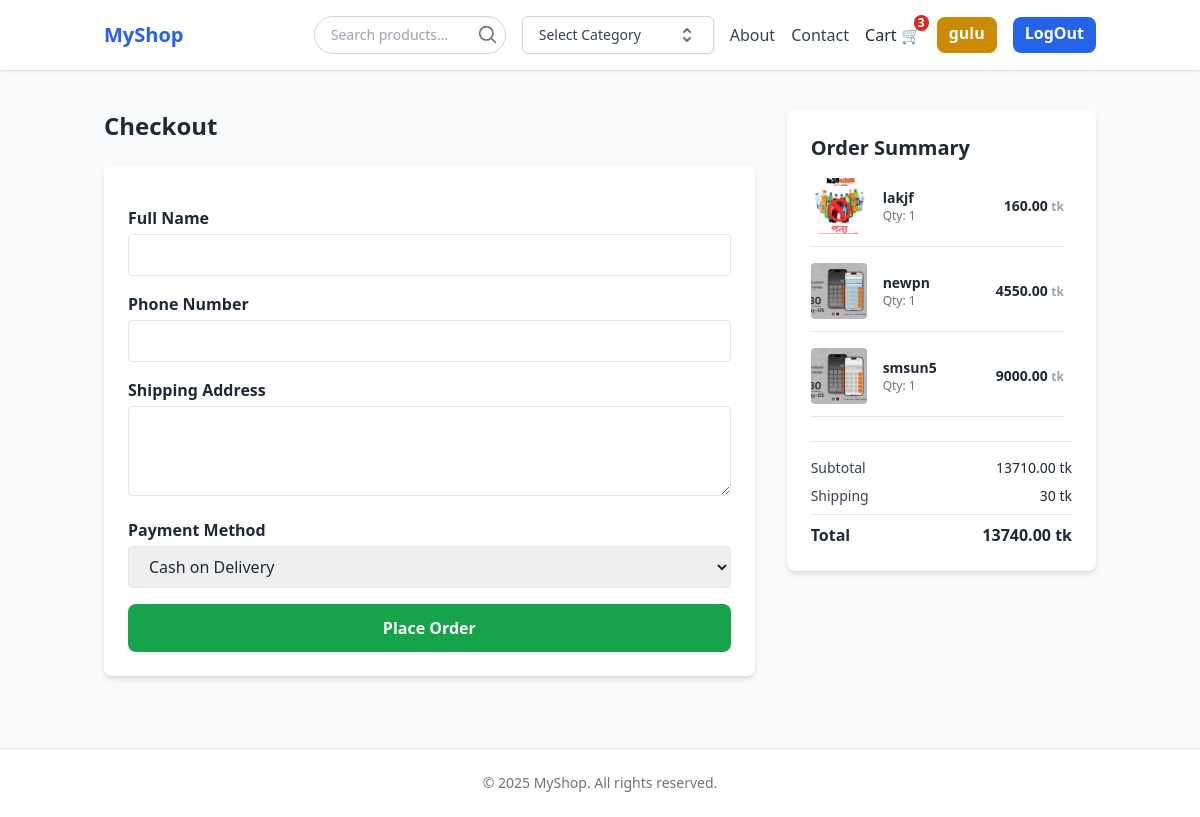
Page /checkout/ (signed in) on the earlier database version.
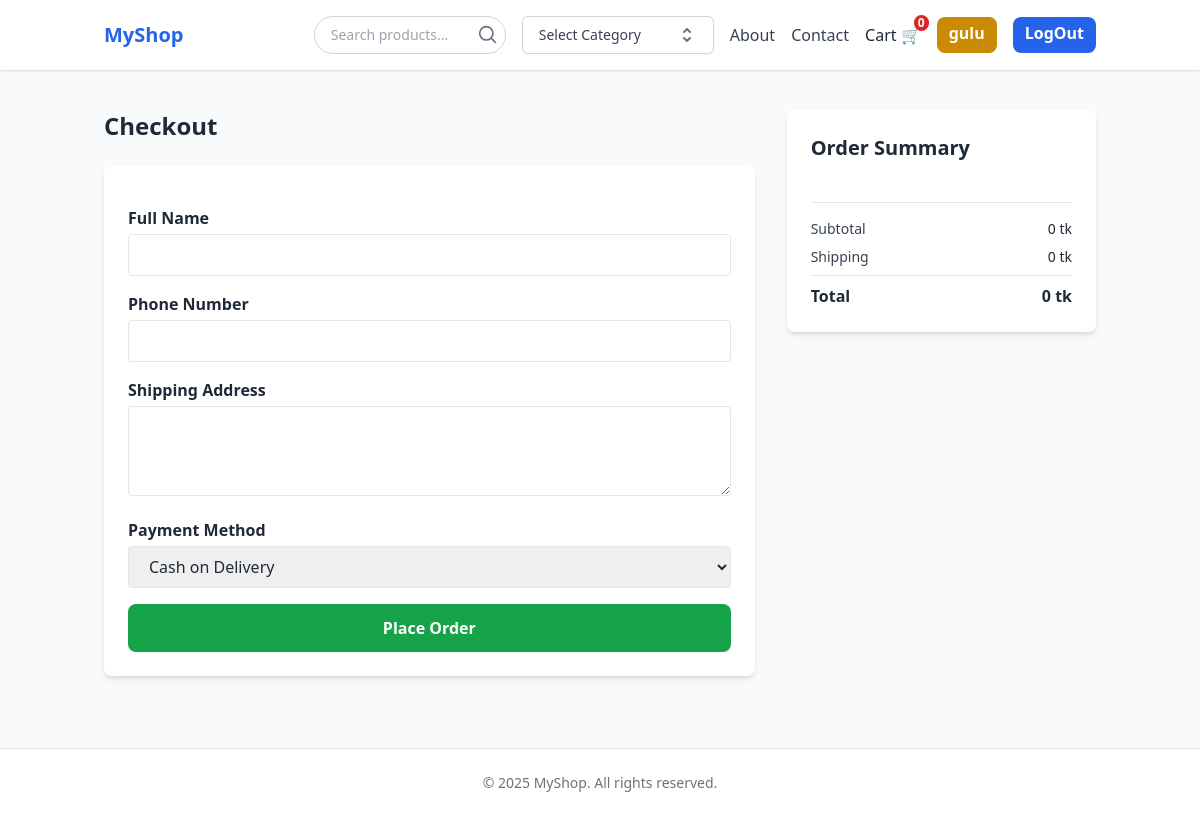
Same page on the later database version.
### cart/models.py (models this page shows, shortened)
class CartItem(models.Model):
    cart = models.ForeignKey(Cart, on_delete=models.CASCADE, related_name='items')
    product = models.ForeignKey(Product, on_delete=models.CASCADE)
    quantity = models.PositiveIntegerField(default=1, validators=[MinValueValidator(1)])
    is_selected = models.BooleanField(default=True)
    added_at = models.DateTimeField(auto_now_add=True)

### store/models.py (models this page shows, shortened)
class Product(models.Model):
    name = models.CharField(max_length=100)
    price = models.DecimalField(max_digits=10, decimal_places=2)
    category = models.ForeignKey(Category, on_delete=models.CASCADE, default=1)
    description = models.CharField(max_length=255, blank=True, null=True)
    image = models.ImageField(upload_to='products/')
    on_sale = models.BooleanField(default=False)
    sale_price = models.DecimalField(default=0, max_digits=10, decimal_places=2)

### payments/views.py (the view)
# urls.py: path('', views.order_details, name='checkout'),
def order_details(request):
    cart = CartManager(request)
    cart_items, subtotal_price =cart.cart_products()
    shipping = 30 if subtotal_price!=0 else 0
    total = subtotal_price+shipping
    return render(request, 'payments/checkout.html', {'cart_products': cart_items, 'subtotal': subtotal_price, 'shipping': shipping, 'total': total})

### cart/cart.py (called while the page is built)
    def cart_products(self):
        cart_items = self.cart.items.select_related("product")
        total = self.checkout_totals(cart_items)
        return cart_items, total

    def checkout_totals(self, cart_items):
        return sum((p.product.sale_price if p.product.on_sale else p.product.price) * p.quantity for p in cart_items)

    def __getattr__(self, name):
        return getattr(self.cart, name)

### cart/context_processors.py (called while the page is built)
def cart(request):
    if request.user.is_authenticated and not request.user.is_staff:
        cart = loggedUserCart.objects.filter(user=request.user, is_active=True).order_by('-created_at').first()
        if not cart:
            cart = loggedUserCart.objects.create(user=request.user, is_active=True)
        return {
            'cart': cart,
            'prod_count': cart.cart_total_items,
        }
    else:
        cart = SessionCart(request)
        return {
            'cart': cart,
            'prod_count': sum(cart.cart.values()),
        }

### cart/models.py (called while the page is built)
    @property
    def cart_total_items(self):
        return self.items.aggregate(total=Sum('quantity'))['total'] or 0

### payments/templates/payments/checkout.html (shortened to what this page needs)
{% extends 'store/base.html' %}
{% block content %}
<div class="max-w-6xl mx-auto max-h-full px-4 py-10 grid grid-cols-1 lg:grid-cols-3 gap-8">
  <div class="lg:col-span-2">
    <h1 class="text-2xl font-bold mb-6">Checkout</h1>
    <form method="POST" action="" class="bg-white shadow-md rounded-lg p-6 space-y-4">
      <div>
        <label class="block font-semibold mb-1">Full Name</label>
        <input type="text" name="full_name" required class="w-full border rounded px-4 py-2">
      </div>
      <div>
        <label class="block font-semibold mb-1">Phone Number</label>
        <input type="text" name="phone" required class="w-full border rounded px-4 py-2">
      </div>
      <div>
        <label class="block font-semibold mb-1">Shipping Address</label>
        <textarea name="address" rows="3" required class="w-full border rounded px-4 py-2"></textarea>
      </div>
      <div>
        <label class="block font-semibold mb-1">Payment Method</label>
        <select name="payment_method" id="payment-method" class="w-full border rounded px-4 py-2">
          <option value="cod">Cash on Delivery</option>
        </select>
      </div>
      <button type="submit" class="w-full mt-4 bg-green-600 hover:bg-green-700 text-white py-3 rounded-lg font-semibold transition">
        Place Order
      </button>
    </form>
  </div>
  <div class="bg-white shadow-md rounded-lg p-6 sticky top-10 h-fit">
    <h2 class="text-xl font-bold mb-4">Order Summary</h2>
    <div class="space-y-4 max-h-[400px] overflow-y-auto pr-2">
      {% for item in cart_products %}
        <div class="flex items-center gap-4 border-b pb-3">
          <img src="{{ item.product.image.url }}" alt="Product" class="w-14 h-14 object-cover rounded">
          <div class="flex-1">
            <h3 class="text-sm font-semibold">{{ item.product.name }}</h3>
            <p class="text-xs text-gray-500">Qty: {{ item.quantity }}</p>
          </div>
          <div class="text-sm font-semibold text-gray-800">
            {% if item.product.on_sale %}
              {{ item.product.sale_price }}
            {% else %}
              {{ item.product.price }}
            {% endif %}
            <span class="text-xs text-gray-400">tk</span>
          </div>
        </div>
      {% endfor %}
    </div>
    <div class="mt-6 pt-4 border-t text-sm">
      <div class="flex justify-between mb-2">
        <span class="text-gray-700">Subtotal</span>
        <span>{{ subtotal }} tk</span>
      </div>
      <div class="flex justify-between mb-2">
        <span class="text-gray-700">Shipping</span>
        <span>{{ shipping }} tk</span>
      </div>
      <div class="flex justify-between font-bold text-base border-t pt-2">
        <span>Total</span>
        <span>{{ total }} tk</span>
      </div>
    </div>
  </div>
</div>
{% endblock %}

### store/templates/store/base.html (shortened to what this page needs)
{% load static %}
<!DOCTYPE html>
<html lang="en">
<head>
    <script src="https://cdn.tailwindcss.com"></script>
    <link rel="stylesheet" href="{% static 'store/style.css' %}">
</head>
<body class="flex flex-col min-h-screen bg-gray-50 text-gray-800">
    <header class="bg-white shadow">
        <div class="container mx-auto px-4 py-4 flex justify-between items-center">
            <a href="{% url 'home' %}" class="text-xl font-bold text-blue-600">MyShop</a>
            <nav class="flex items-center space-x-4">
                <form method="GET" action="{% url 'home' %}" class="relative w-48">
                    <input
                        type="text"
                        name="q"
                        placeholder="Search products..."
                        value="{{ request.GET.q }}"
                        class="w-full pl-4 pr-10 py-2 border border-gray-300 rounded-full text-sm focus:outline-none focus:ring-2 focus:ring-blue-400"
                    />
                    <button type="submit" class="absolute right-2 top-1/2 transform -translate-y-1/2 text-gray-500 hover:text-blue-600">
                        <svg xmlns="http://www.w3.org/2000/svg" class="h-5 w-5" fill="none"
                            viewBox="0 0 24 24" stroke="currentColor" stroke-width="2">
                            <path stroke-linecap="round" stroke-linejoin="round"
                                d="M21 21l-4.35-4.35M10 18a8 8 0 100-16 8 8 0 000 16z"/>
                        </svg>
                    </button>
                </form>
                <a href="" class="text-gray-700 hover:text-blue-500">
                    <div class="relative inline-block group">
                        <button class="inline-flex items-center justify-between w-48 px-4 py-2 bg-white border border-gray-300 rounded-md shadow-sm text-sm font-medium text-gray-700 hover:bg-gray-100">
                        Select Category
                        <svg class="w-5 h-5 ml-2 text-gray-500" xmlns="http://www.w3.org/2000/svg" fill="none" viewBox="0 0 20 20" stroke="currentColor">
                            <path stroke-linecap="round" stroke-linejoin="round" stroke-width="2" d="M7 7l3-3 3 3m0 6l-3 3-3-3" />
                        </svg>
                        </button>
                    </div>
                </a>
                <a href="" class="text-gray-700 hover:text-blue-500">About</a>
                <a href="" class="text-gray-700 hover:text-blue-500">Contact</a>
                <a href="{% url 'cart' %}" class="relative hover:text-blue-500">Cart 🛒
                    <span id="count" class="absolute -top-2 -right-2 inline-flex items-center justify-center px-1 py-0.5 text-xs font-bold leading-none text-white bg-red-600 rounded-full">
                        {{prod_count|default:0}}
                    </span>
                </a>
                {% if user.is_authenticated %}
                    <a href="{% url 'update-user' %}" class="text-white hover:bg-yellow-700 bg-yellow-600 font-semibold px-3 py-1 pb-2 rounded-lg">{{ user.username }}</a>
                    <a href="{% url 'logout' %}" class="text-white hover:bg-blue-700 bg-blue-600 font-semibold px-3 py-1 pb-2 rounded-lg">LogOut</a>
                {% else %}
                    <a href="{% url 'login' %}" class="text-white hover:bg-blue-700 bg-blue-600 font-semibold px-3 py-1 pb-2 rounded-lg">LogIn</a>
                    <a href="{% url 'register' %}" class="text-white hover:bg-blue-700 bg-blue-600 font-semibold px-3 py-1 pb-2 rounded-lg">Register</a>
                {% endif %}
            </nav>
        </div>
    </header>
    <div id="toast-container" class="fixed inset-0 flex flex-col items-center justify-center z-50 pointer-events-none">
    </div>
    <main class="container mx-auto">
        {% block content %}{% endblock %}
    </main>
    <footer class="bg-white border-t mt-8">
        <div class="container mx-auto px-4 py-6 text-center text-sm text-gray-500">
            &copy; {{ year|default:2025 }} MyShop. All rights reserved.
        </div>
    </footer>
</body>
</html>

Differences in the rows shown:
removed CartItem: product.image (picture), product.name "lakjf", quantity "1", product.price "160.00"
removed CartItem: product.image (picture), product.name "newpn", quantity "1", product.sale_price "4550.00"
removed CartItem: product.image (picture), product.name "smsun5", quantity "1", product.sale_price "9000.00"
Other differences:
{{ prod_count|default:0 }}: "3" → "0"
{{ subtotal }}: "13710.00" → "0"
{{ shipping }}: "30" → "0"
{{ total }}: "13740.00" → "0"
